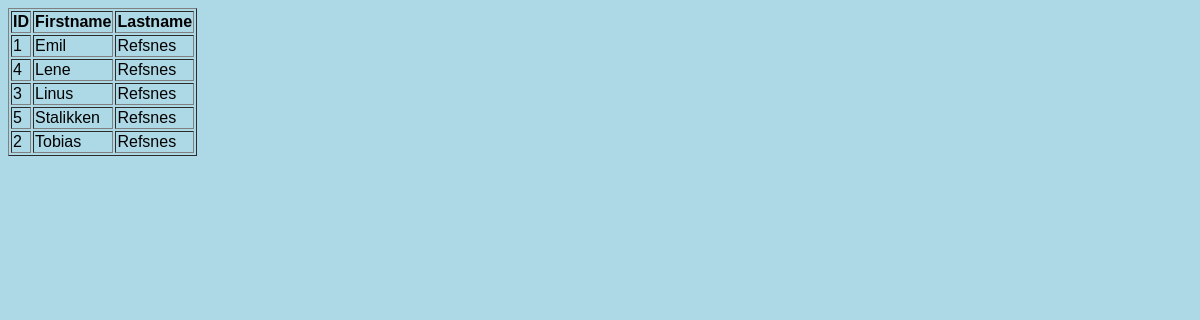
Page /testing/ on the earlier database version.
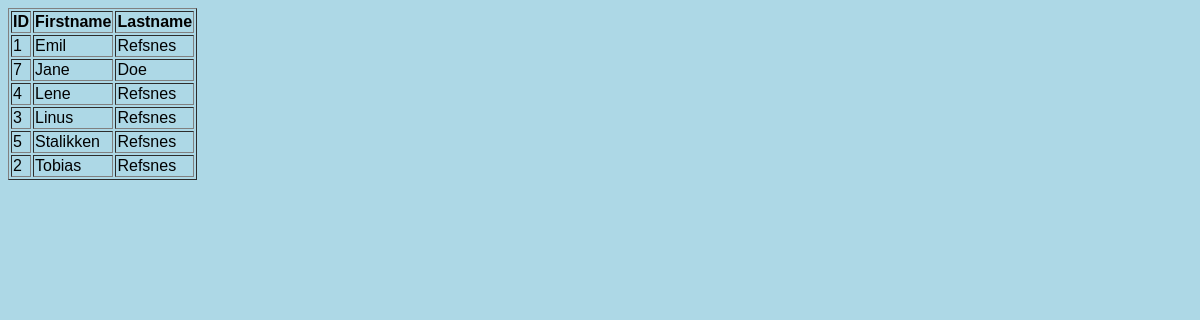
Same page on the later database version.
### members/models.py (models this page shows, shortened)
class Member(models.Model):
    firstname = models.CharField(max_length=255)
    lastname = models.CharField(max_length=255)
    phone = models.IntegerField(null=True)
    joined_date = models.DateField(null=True)

### members/views.py (the view)
# urls.py: path('testing/', views.testing, name='testing'),
def testing(request):
    mydata = Member.objects.all().order_by('firstname', '-id').values()
    template = loader.get_template('template.html')
    context = {
        'mymembers' : mydata,
    }
    return HttpResponse(template.render(context, request))

### members/templates/template.html (shortened to what this page needs)
{% load static %}
<!DOCTYPE html>
<html lang="en">
<head>
    <link rel="stylesheet" href="{% static 'myfirst.css' %}" >
</head>
<body>
    <table border="1">
        <tr>
            <th>ID</th>
            <th>Firstname</th>
            <th>Lastname</th>
        </tr>
        {% for x in mymembers %}
        <tr>
            <td>{{ x.id }}</td>
            <td>{{ x.firstname  }}</td>
            <td> {{ x.lastname }}</td>
        </tr>
        {% endfor %}
    </table>
</body>
</html>

### members/static/myfirst.css (style rules this page uses)
body { background-color: lightblue; font-family: Verdana, Geneva, Tahoma, sans-serif; }

Differences in the rows shown:
added Member: id "7", firstname "Jane", lastname "Doe"
